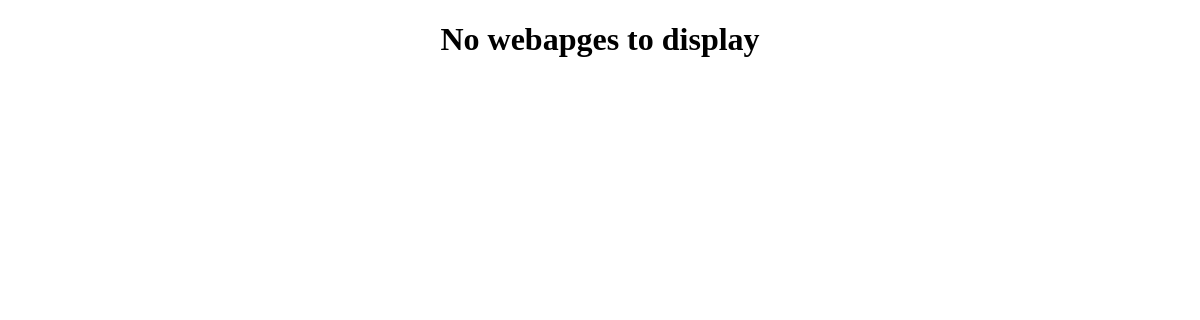
The page /display_webpages/ on the database as committed earlier.
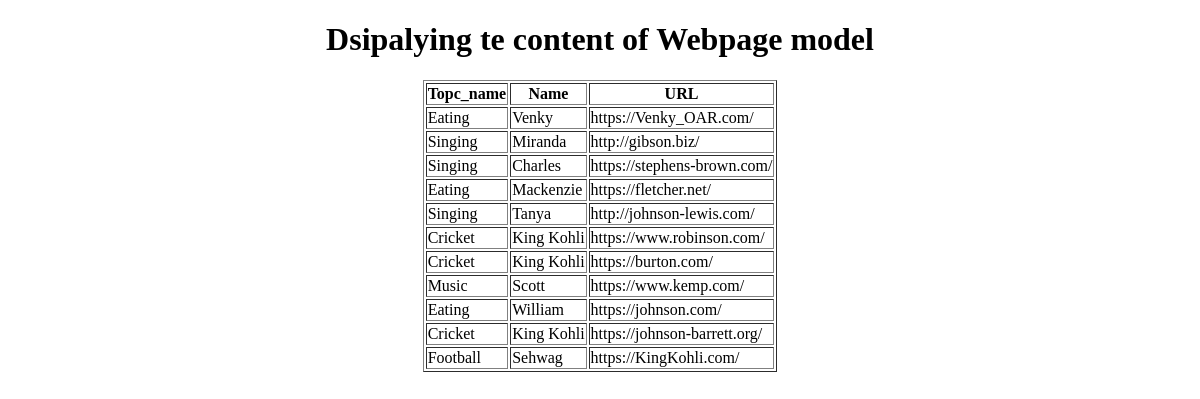
The same page on the database as committed later.
### app/models.py (models this page shows, shortened)
class Webpage(models.Model):
    topic_name=models.ForeignKey(Topic,on_delete=models.CASCADE)
    name=models.CharField(max_length=100)
    url=models.URLField(max_length=150)

class Topic(models.Model):
    topic_name=models.CharField(max_length=100,primary_key=True)
    def __str__(self):
        return self.topic_name

### app/views.py (the view)
# urls.py: path('display_webpages/',views.display_webpages,name='display_webpages'),
def display_webpages(request):
    webpages=Webpage.objects.all()
    return render(request,'display_webpage.html',context={'webpages':webpages})

### templates/display_webpage.html (shortened to what this page needs)
<!DOCTYPE html>
<html lang="en">
<head>
</head>
<body>
    <center>
        {% if webpages %}
        <h1>Dsipalying te content of Webpage model</h1>
        <table border='1px'>
            <tr>
                <th>Topc_name</th>
                <th>Name</th>
                <th>URL</th>
            </tr>
                {% for w in webpages %}
                <tr>
                    <td>{{w.topic_name}}</td>
                    <td>{{w.name}}</td>
                    <td>{{w.url}}</td>
                </tr>
            {% endfor %}
        </table>
        {% else %}
        <h1>No webapges to display</h1>
        {% endif %}
    </center>
</body>
</html>

Rows that differ between the two databases and show on the page:
added Webpage: topic_name "Eating", name "Venky", url "https://Venky_OAR.com/"
added Webpage: topic_name "Singing", name "Miranda", url "http://gibson.biz/"
added Webpage: topic_name "Singing", name "Charles", url "https://stephens-brown.com/"
added Webpage: topic_name "Eating", name "Mackenzie", url "https://fletcher.net/"
added Webpage: topic_name "Singing", name "Tanya", url "http://johnson-lewis.com/"
added Webpage: topic_name "Cricket", name "King Kohli", url "https://www.robinson.com/"
added Webpage: topic_name "Cricket", name "King Kohli", url "https://burton.com/"
added Webpage: topic_name "Music", name "Scott", url "https://www.kemp.com/"
added Webpage: topic_name "Eating", name "William", url "https://johnson.com/"
added Webpage: topic_name "Cricket", name "King Kohli", url "https://johnson-barrett.org/"
added Webpage: topic_name "Football", name "Sehwag", url "https://KingKohli.com/"
Other text that changed with them:
text no longer shown: "No webapges to display"
text now shown: "Dsipalying te content of Webpage model Topc_name Name URL"
